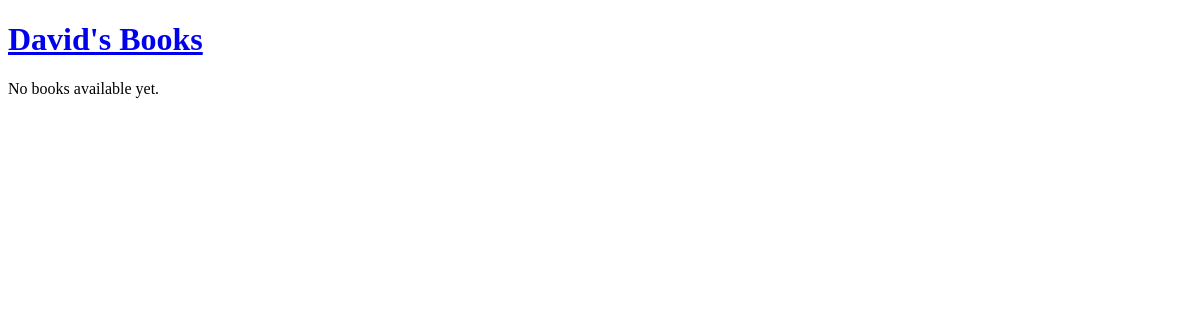
Before: / with the older database file.
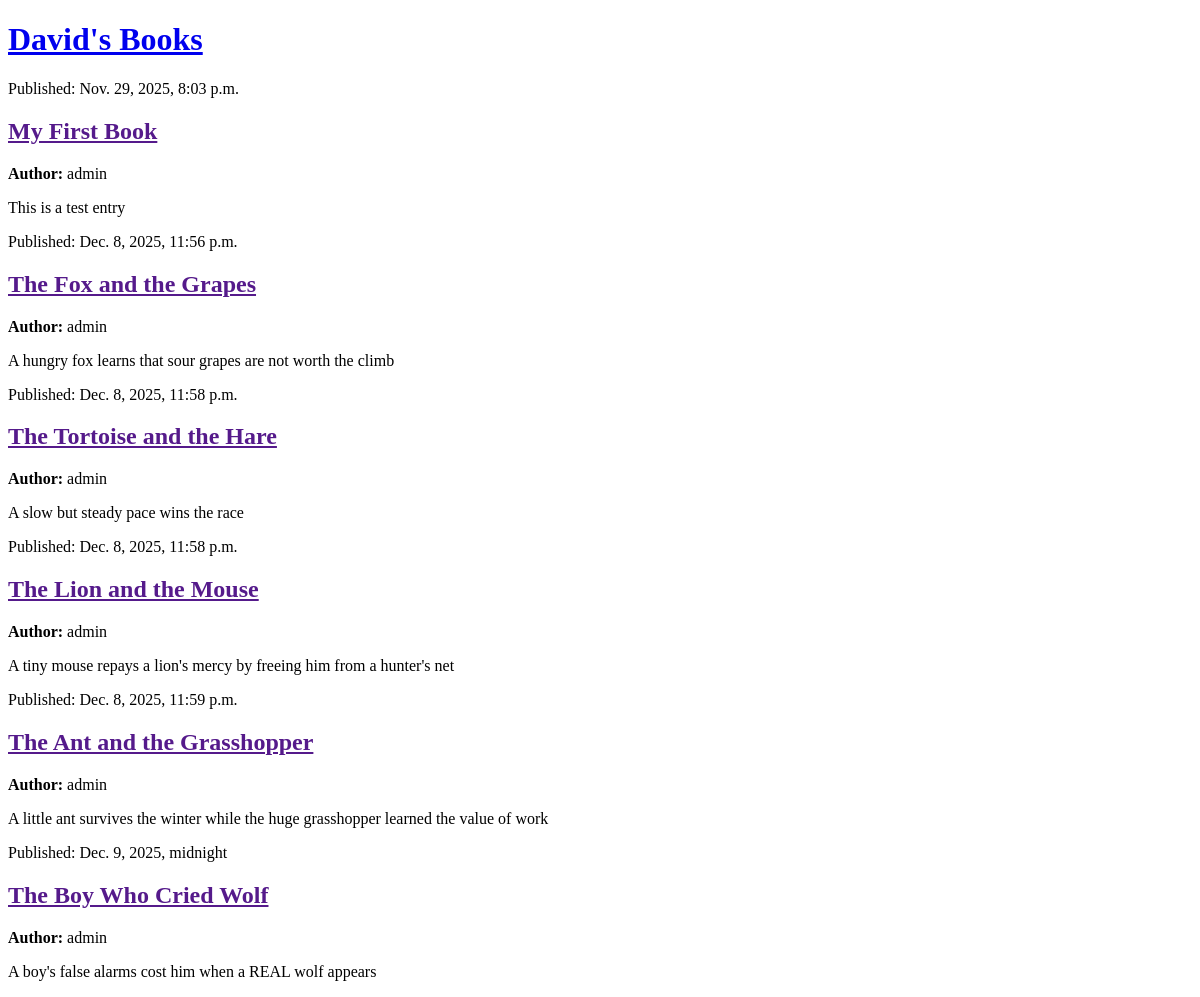
After: the same page with the newer database file.
### books/models.py (models this page shows, shortened)
class Book(models.Model):
    author = models.ForeignKey(User, on_delete=models.CASCADE)
    title = models.CharField(max_length=200)
    text = models.TextField()
    published_date = models.DateTimeField(blank=True, null=True)

### books/views.py (the view)
# urls.py: path('', book_list, name='book_list'),
def book_list(request):
    books = Book.objects.filter(published_date__lte=timezone.now()).order_by('published_date')
    return render(request, 'books/post_list.html', {'books': books})

### books/templates/books/post_list.html (shortened to what this page needs)
<!DOCTYPE html>
<html>
    <head>
    </head>
    <body>
       <header>
    <h1><a href="/">David's Books</a></h1>
</header>
{% for book in books %}
    <article>
        <time>Published: {{ book.published_date }}</time>
        <h2><a href="">{{ book.title }}</a></h2>
        <p><strong>Author:</strong> {{ book.author.username }}</p>
        <p>{{ book.text|linebreaksbr }}</p>
    </article>
{% empty %}
    <p>No books available yet.</p>
{% endfor %}
    </body>
</html>

Changed rows visible on the page:
added Book: published_date "Nov. 29, 2025, 8:03 p.m.", title "My First Book", author.username "admin", text "This is a test entry"
added Book: published_date "Dec. 8, 2025, 11:56 p.m.", title "The Fox and the Grapes", author.username "admin", text "A hungry fox learns that sour grapes are not worth the climb"
added Book: published_date "Dec. 8, 2025, 11:58 p.m.", title "The Tortoise and the Hare", author.username "admin", text "A slow but steady pace wins the race"
added Book: published_date "Dec. 8, 2025, 11:58 p.m.", title "The Lion and the Mouse", author.username "admin", text "A tiny mouse repays a lion's mercy by freeing him from a hunter's net"
added Book: published_date "Dec. 8, 2025, 11:59 p.m.", title "The Ant and the Grasshopper", author.username "admin", text "A little ant survives the winter while the huge grasshopper learned the value of work"
added Book: published_date "Dec. 9, 2025, midnight", title "The Boy Who Cried Wolf", author.username "admin", text "A boy's false alarms cost him when a REAL wolf appears"
Other visible differences:
text no longer shown: "No books available yet."
